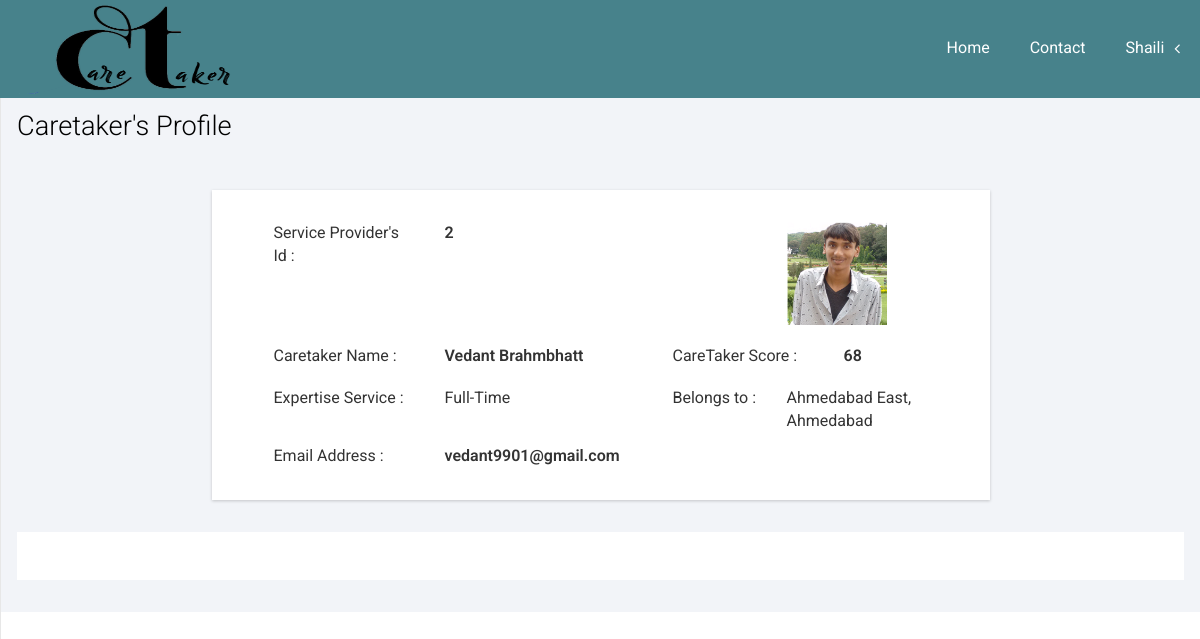
/User/CTProfile.php?id=2 (signed in), run on the app's committed database.
### tables this page shows
CREATE TABLE IF NOT EXISTS `caretaker_master` (
`Emp_id` int(8) NOT NULL,
  `First_name` varchar(16) NOT NULL,
  `Last_name` varchar(16) DEFAULT NULL,
  `Email_ID` varchar(32) NOT NULL,
  `Profile_image` text NOT NULL,
  `User_type` varchar(5) NOT NULL DEFAULT 'CT',
  `Service_id` int(2) NOT NULL,
  `City_id` int(4) NOT NULL,
  `Area_id` int(8) NOT NULL,
  `Contact_no` bigint(10) NOT NULL,
  `Points` int(4) NOT NULL DEFAULT '50',
  `Available` tinyint(1) NOT NULL DEFAULT '1',
  `Password` varchar(32) NOT NULL DEFAULT 'caretaker',
  `Deleted` tinyint(1) NOT NULL DEFAULT '0',
  `Time_Stamp` date NOT NULL
);

CREATE TABLE IF NOT EXISTS `service_master` (
`Service_id` int(50) NOT NULL,
  `Service_type` varchar(50) NOT NULL,
  `Service_fees` int(50) DEFAULT NULL,
  `Deleted` tinyint(1) NOT NULL DEFAULT '0'
);

CREATE TABLE IF NOT EXISTS `area_master` (
`Area_id` int(8) NOT NULL,
  `Area_name` varchar(16) NOT NULL,
  `City_id` int(4) NOT NULL,
  `Deleted` tinyint(1) NOT NULL DEFAULT '0'
);

CREATE TABLE IF NOT EXISTS `city_master` (
`City_id` int(4) NOT NULL,
  `City_name` varchar(16) NOT NULL,
  `Deleted` tinyint(1) NOT NULL DEFAULT '0'
);

### User/CTProfile.php (the view, shortened to what this page needs)
<!DOCTYPE HTML>
<html style="background: #FFF;">
<?php
require("../connection.php");
require_once("Navigation.php");
?>
<head>
</head>
<body>
<div id="wrapper">
    <div id="page-wrapper" style="margin-left: 0px; min-height: 399px;">
        <div class="graphs">
            <div class="xs" style="margin-top: 80px;">
                <h3>Caretaker's Profile</h3>
                <?php
                $SPSelect="SELECT * FROM `caretaker_master` WHERE Emp_id='{$_GET['id']}'";
                $SPResult=mysql_query($SPSelect,$con);
                $SPRow=mysql_fetch_assoc($SPResult);
                $Name=$SPRow['First_name']." ".$SPRow['Last_name'];
                $SSelect="SELECT Service_type FROM `service_master` WHERE Service_id='{$SPRow['Service_id']}'";
                $SResult=mysql_query($SSelect,$con);
                $SRow=mysql_fetch_assoc($SResult);
                $ASelect="SELECT Area_name FROM `area_master` WHERE Area_id='{$SPRow['Area_id']}'";
                $AResult=mysql_query($ASelect,$con);
                $ARow=mysql_fetch_assoc($AResult);
                $CSelect="SELECT City_name FROM `city_master` WHERE City_id='{$SPRow['City_id']}'";
                $CResult=mysql_query($CSelect,$con);
                $CRow=mysql_fetch_assoc($CResult);
                ?>
                <div class="col_1" style="margin-top: 48px;">
                    <div class="col-md-8 span_3" style='margin: auto;float: none;'>
                        <div class='bs-example1' data-example-id='contextual-table' style='height: auto;margin: auto;'>
                            <div class="col-sm-12" style="margin-bottom: 20px;">
                                <div class="col-sm-3">Service Provider's Id :</div>
                                <div class="col-sm-1" style="font-weight: 600"><?php echo $SPRow['Emp_id'];?></div>
                                <div class="col-sm-5"> </div>
                                <div class="col-sm-2">
                                    <img src="../images/<?php echo $SPRow['Profile_image']?>" style="width: 100px;">
                                </div>
                            </div>
                            <div class="col-sm-12" style="margin-bottom: 20px;">
                                <div class="col-sm-3">Caretaker Name :</div>
                                <div class="col-sm-4" style="font-weight: 600"><?php echo $Name;?></div>
                                <div class="col-sm-3">CareTaker Score :</div>
                                <div class="col-sm-1" style="font-weight: 600"><?php echo $SPRow['Points'];?></div>
                            </div>
                            <div class="col-sm-12" style="margin-bottom: 12px;">
                                <div class="col-sm-3">Expertise Service :</div>
                                <div class="col-sm-4"><?php echo $SRow['Service_type']?></div>
                                <div class="col-sm-2">Belongs to :</div>
                                <div class="col-sm-3"><?php echo $ARow['Area_name']?>, <?php echo $CRow['City_name']?></div>
                            </div>
                            <div class="col-sm-12">
                                <div class="col-sm-3">Email Address :</div>
                                <div class="col-sm-5" style="font-weight: 600"><?php echo $SPRow['Email_ID'];?></div>
                            </div>
                            <div class="clearfix"></div>
                            </div>
                        </div>
                    </div>
                    <div class="copy_layout" style="margin-top: 32px;">
                    </div>
                </div>
            </div>
        </div>
    </div>
</body>
</html>

### css/style.css (style rules this page uses)
h4, h5, h6, h1, h2, h3 { margin-top: 0; }
html, body { font-family: 'Roboto', sans-serif; font-size: 100%; background:#000; overflow-x: hidden; }
.span_3 { padding:0; }
.col_1 { margin:1em 0 0 0; }
.map_container, #chart, .span_6, .col_2, .weather_list, .cal1, .skills-info, .stats-info, .r3_counter_box, .activity_box, .bs-example1, .cloud, .copy { -ms-box-shadow: 0 1px 3px 0px rgba(0, 0, 0, 0.2); -o-box-shadow: 0 1px 3px 0px rgba(0, 0, 0, 0.2); -moz-box-shadow: 0 1px 3px 0px rgba(0, 0, 0, 0.2); -webkit-box-shadow: 0 1px 3px 0px rgba(0, 0, 0, 0.2); box-shadow: 0 1px 3px 0px rgba(0, 0, 0, 0.2); }
.graphs { padding: 2em 1em; background: #f2f4f8; font-family: 'Roboto', sans-serif; }
.xs h3, .widget_head { color:#000; font-size:1.7em; font-weight:300; margin-bottom: 1em; }
.bs-example1 { background:#fff; padding:2em; }
.copy_layout { padding:1.5em 0; background:#fff; text-align:center; margin: 4em 0 0em 0; }

### css/custom.css (style rules this page uses)
#wrapper { width: 100%; }
#page-wrapper { min-height: 568px; background-color: #fff; }
@media (min-width:768px) { #page-wrapper { position: inherit; margin: 0 0 0 250px; border-left: 1px solid #e7e7e7; } }

### data on the page
caretaker_master: Emp_id "2", Profile_image (picture), Name "Vedant Brahmbhatt", Points "68", Email_ID "vedant9901@gmail.com"
service_master: Service_type "Full-Time"
area_master: Area_name "Ahmedabad East"
city_master: City_name "Ahmedabad"

### other printed values
$_SESSION["First_name"] "Shaili"
